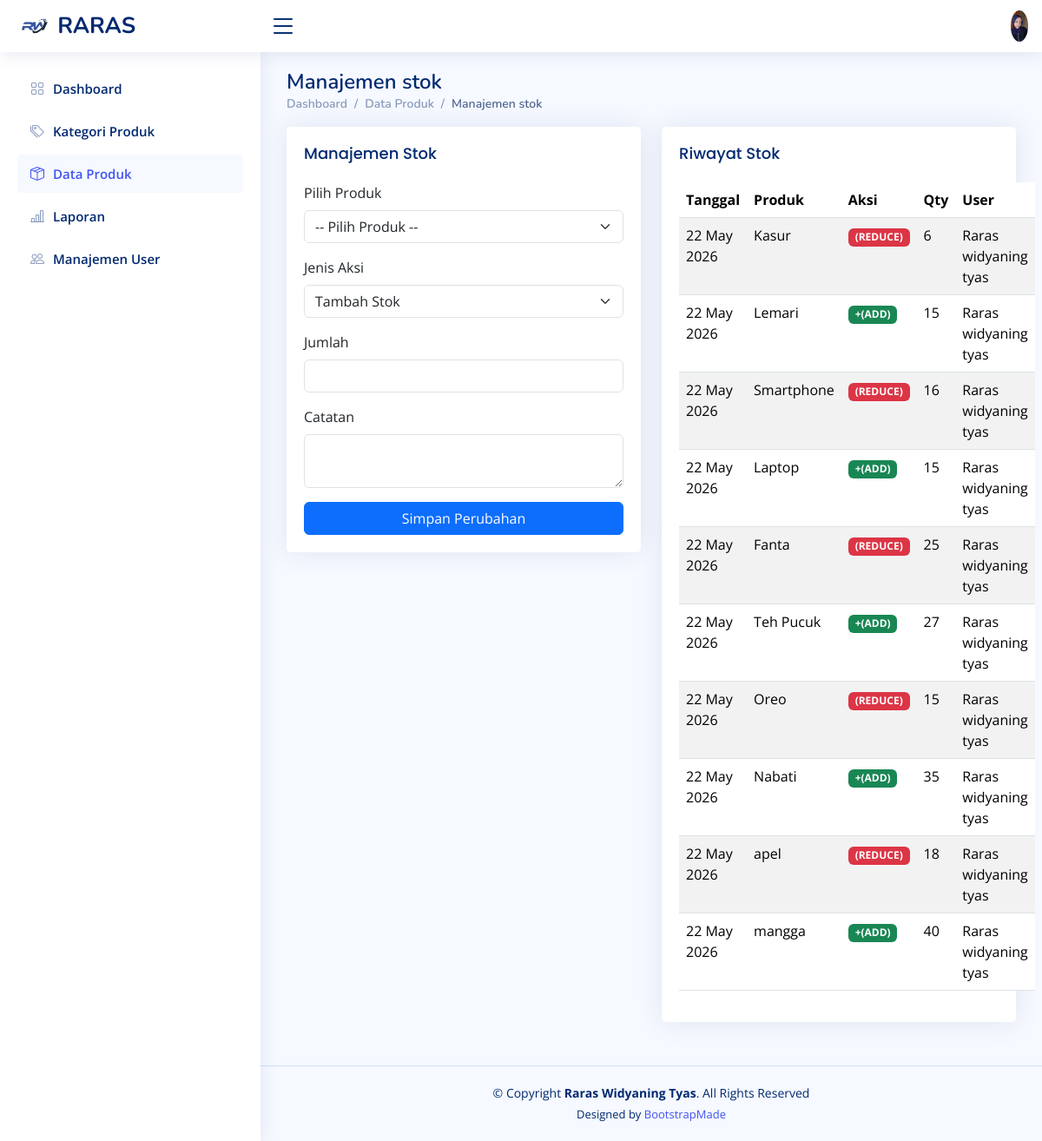
The app's page /stok.php with its own data.
### tables this page shows
CREATE TABLE `stock_logs` (
  `id` int(11) NOT NULL,
  `product_id` int(11) DEFAULT NULL,
  `change_type` enum('ADD','EDIT','REDUCE') DEFAULT NULL,
  `qty` int(11) DEFAULT NULL,
  `stock_before` int(11) DEFAULT NULL,
  `stock_after` int(11) DEFAULT NULL,
  `note` varchar(2555) DEFAULT NULL,
  `created_at` timestamp NOT NULL DEFAULT current_timestamp(),
  `created_by` int(11) DEFAULT NULL
);

CREATE TABLE `products` (
  `id` int(11) NOT NULL,
  `category_id` int(11) DEFAULT NULL,
  `product_code` varchar(50) DEFAULT NULL,
  `product_name` varchar(150) DEFAULT NULL,
  `stock` int(11) NOT NULL,
  `min_stock` int(5) NOT NULL,
  `price` int(11) DEFAULT NULL,
  `gambar` varchar(255) NOT NULL,
  `created_at` timestamp NOT NULL DEFAULT current_timestamp(),
  `update_at` timestamp NULL DEFAULT current_timestamp()
);

CREATE TABLE `users` (
  `id` int(11) NOT NULL,
  `name` varchar(100) DEFAULT NULL,
  `email` varchar(100) DEFAULT NULL,
  `password` varchar(255) DEFAULT NULL,
  `role` enum('admin','staff') DEFAULT 'staff',
  `is_active` tinyint(1) DEFAULT 1,
  `created_at` timestamp NOT NULL DEFAULT current_timestamp()
);

### stok.php (the view, shortened to what this page needs)
<!DOCTYPE html>
<html lang="en">
<head>
  <link href="assets/vendor/bootstrap/css/bootstrap.min.css" rel="stylesheet">
  <link href="assets/vendor/bootstrap-icons/bootstrap-icons.css" rel="stylesheet">
  <link href="assets/vendor/boxicons/css/boxicons.min.css" rel="stylesheet">
  <link href="assets/vendor/quill/quill.snow.css" rel="stylesheet">
  <link href="assets/vendor/quill/quill.bubble.css" rel="stylesheet">
  <link href="assets/vendor/remixicon/remixicon.css" rel="stylesheet">
  <link href="assets/vendor/simple-datatables/style.css" rel="stylesheet">
  <link href="assets/css/style.css" rel="stylesheet">
</head>
<body>
    <header id="header" class="header fixed-top d-flex align-items-center">
        <div class="d-flex align-items-center justify-content-between">
            <a href="index.php" class="logo d-flex align-items-center">
                <img src="assets/img/RARAS1.jpeg" alt="">
                <span class="d-none d-lg-block">RARAS</span>
            </a>
            <i class="bi bi-list toggle-sidebar-btn"></i>
        </div>
        <nav class="header-nav ms-auto">
            <ul class="d-flex align-items-center">
                <li class="nav-item dropdown pe-3">
                    <a class="nav-link nav-profile d-flex align-items-center pe-0"
                        href="#"
                        data-bs-toggle="dropdown">
                        <img
                            src="assets/img/RARASS2.jpeg"
                            alt="Profile"
                            class="rounded-circle" />
                    </a>
                </li>
            </ul>
        </nav>
    </header>
   <aside id="sidebar" class="sidebar">
    <ul class="sidebar-nav" id="sidebar-nav">
      <li class="nav-item">
        <a class="nav-link collapsed" href="index.php">
          <i class="bi bi-grid"></i>
          <span>Dashboard</span>
        </a>
      </li>
      <li class="nav-item">
        <a class="nav-link collapsed" href="kategori_produk.php">
          <i class="bi bi-tags"></i>
          <span>Kategori Produk</span>
        </a>
      </li>
      <li class="nav-item">
        <a class="nav-link " href="produk.php">
          <i class="bi bi-box-seam"></i>
          <span>Data Produk</span>
        </a>
      </li>
      <li class="nav-item">
        <a class="nav-link collapsed" href="laporan.php">
          <i class="bi bi-bar-chart-line"></i>
          <span>Laporan</span>
        </a>
      </li>
      <li class="nav-item">
        <a class="nav-link collapsed" href="users.php">
          <i class="bi bi-people"></i>
          <span>Manajemen User</span>
        </a>
      </li>
    </ul>
  </aside>
  <main id="main" class="main">
    <div class="pagetitle">
      <h1>Manajemen stok</h1>
      <nav>
        <ol class="breadcrumb">
          <li class="breadcrumb-item"><a href="index.php">Dashboard</a></li>
          <li class="breadcrumb-item">Data Produk</li>
          <li class="breadcrumb-item active">Manajemen stok</li>
        </ol>
      </nav>
    </div>
    <section class="section">
      <div class="row">
        <div class="col-lg-6">
          <div class="card">
            <div class="card-body">
              <h5 class="card-title">Manajemen Stok</h5>
              <form method="POST">
                <div class="mb-3">
                  <label class="form-label">Pilih Produk</label>
                  <select name="product_id" class="form-select" required>
                    <option selected disabled>-- Pilih Produk --</option>
                    <?php
                    include "koneksi.php";
                    ?>
                  </select>
                </div>
                <div class="mb-3">
                  <label class="form-label">Jenis Aksi</label>
                  <select name="change_type" class="form-select">
                    <option value="ADD">Tambah Stok</option>
                  </select>
                </div>
                <div class="mb-3">
                  <label class="form-label">Jumlah</label>
                  <input type="number" name="qty" class="form-control" required>
                </div>
                <div class="mb-3">
                  <label class="form-label">Catatan</label>
                  <textarea name="note" class="form-control" rows="2"></textarea>
                </div>
                <button type="submit" name="submit" class="btn btn-primary w-100">
                  Simpan Perubahan
                </button>
              </form>
            </div>
          </div>
        </div>
        <div class="col-lg-6">
          <div class="card">
            <div class="card-body">
              <h5 class="card-title">Riwayat Stok</h5>
              <table class="table table-striped">
                <thead>
                  <tr>
                    <th>Tanggal</th>
                    <th>Produk</th>
                    <th>Aksi</th>
                    <th>Qty</th>
                    <th>User</th>
                  </tr>
                </thead>
                <tbody>
                  <?php
                  $query = mysqli_query($conn, "
                                SELECT sl.*, p.product_name, u.name
                                FROM stock_logs sl
                                JOIN products p ON sl.product_id = p.id
                                JOIN users u ON sl.created_by = u.id
                                ORDER BY sl.created_at DESC
                            ");
                  while ($row = mysqli_fetch_assoc($query)) {
                    $badge = $row['change_type'] == 'ADD'
                      ? "<span class='badge bg-success'>+(ADD)</span>"
                      : "<span class='badge bg-danger'>(REDUCE)</span>";
                    echo "
                                    <tr>
                                        <td>" . date('d M Y', strtotime($row['created_at'])) . "</td>
                                        <td>{$row['product_name']}</td>
                                        <td>$badge</td>
                                        <td>{$row['qty']}</td>
                                        <td>{$row['name']}</td>
                                    </tr>
                                ";
                  }
                  ?>
                </tbody>
              </table>
            </div>
          </div>
        </div>
      </div>
    </section>
  </main>
  <footer id="footer" class="footer">
    <div class="copyright">
      &copy; Copyright <strong><span>Raras Widyaning Tyas</span></strong>. All Rights Reserved
    </div>
    <div class="credits">
      Designed by <a href="https://bootstrapmade.com/">BootstrapMade</a>
    </div>
  </footer>
</body>
</html>

### assets/css/style.css (style rules this page uses)
:root { scroll-behavior: smooth; }
body { font-family: "Open Sans", sans-serif; background: #f6f9ff; color: #444444; }
a { color: #4154f1; text-decoration: none; }
h1, h2, h3, h4, h5, h6 { font-family: "Nunito", sans-serif; }
#main { margin-top: 60px; padding: 20px 30px; transition: all 0.3s; }
.pagetitle { margin-bottom: 10px; }
.pagetitle h1 { font-size: 24px; margin-bottom: 0; font-weight: 600; color: #012970; }
.card { margin-bottom: 30px; border: none; border-radius: 5px; box-shadow: 0px 0 30px rgba(1, 41, 112, 0.1); }
.card-title { padding: 20px 0 15px 0; font-size: 18px; font-weight: 500; color: #012970; font-family: "Poppins", sans-serif; }
.card-body { padding: 0 20px 20px 20px; }
.breadcrumb { font-size: 14px; font-family: "Nunito", sans-serif; color: #899bbd; font-weight: 600; }
.breadcrumb a { color: #899bbd; transition: 0.3s; }
.breadcrumb .breadcrumb-item::before { color: #899bbd; }
.breadcrumb .active { color: #51678f; font-weight: 600; }
.logo { line-height: 1; }
@media (min-width: 1200px) { .logo { width: 280px; } }
.logo img { max-height: 26px; margin-right: 6px; }
.logo span { font-size: 26px; font-weight: 700; color: #012970; font-family: "Nunito", sans-serif; }
.header { transition: all 0.5s; z-index: 997; height: 60px; box-shadow: 0px 2px 20px rgba(1, 41, 112, 0.1); background-color: #fff; padding-left: 20px; }
.header .toggle-sidebar-btn { font-size: 32px; padding-left: 10px; cursor: pointer; color: #012970; }
.header-nav ul { list-style: none; }
.header-nav>ul { margin: 0; padding: 0; }
.header-nav .nav-profile { color: #012970; }
.header-nav .nav-profile img { max-height: 36px; }
.sidebar { position: fixed; top: 60px; left: 0; bottom: 0; width: 300px; z-index: 996; transition: all 0.3s; padding: 20px; overflow-y: auto; scrollbar-width: thin; scrollbar-color: #aab7cf transparent; box-shadow: 0px 0px 20px rgba(1, 41, 112, 0.1); background-color: #fff; }
@media (min-width: 1200px) { #main, #footer { margin-left: 300px; } }
.sidebar-nav { padding: 0; margin: 0; list-style: none; }
.sidebar-nav li { padding: 0; margin: 0; list-style: none; }
.sidebar-nav .nav-item { margin-bottom: 5px; }
.sidebar-nav .nav-link { display: flex; align-items: center; font-size: 15px; font-weight: 600; color: #4154f1; transition: 0.3; background: #f6f9ff; padding: 10px 15px; border-radius: 4px; }
.sidebar-nav .nav-link i { font-size: 16px; margin-right: 10px; color: #4154f1; }
.sidebar-nav .nav-link.collapsed { color: #012970; background: #fff; }
.sidebar-nav .nav-link.collapsed i { color: #899bbd; }
.footer { padding: 20px 0; font-size: 14px; transition: all 0.3s; border-top: 1px solid #cddfff; }
.footer .copyright { text-align: center; color: #012970; }
.footer .credits { padding-top: 5px; text-align: center; font-size: 13px; color: #012970; }

### records on screen
stock_logs: created_at "22 May 2026", product.product_name "Kasur", change_type "(REDUCE)", qty "6", users.name "Raras widyaning tyas"
stock_logs: created_at "22 May 2026", product.product_name "Lemari", change_type "+(ADD)", qty "15", users.name "Raras widyaning tyas"
stock_logs: created_at "22 May 2026", product.product_name "Smartphone", change_type "(REDUCE)", qty "16", users.name "Raras widyaning tyas"
stock_logs: created_at "22 May 2026", product.product_name "Laptop", change_type "+(ADD)", qty "15", users.name "Raras widyaning tyas"
stock_logs: created_at "22 May 2026", product.product_name "Fanta", change_type "(REDUCE)", qty "25", users.name "Raras widyaning tyas"
stock_logs: created_at "22 May 2026", product.product_name "Teh Pucuk", change_type "+(ADD)", qty "27", users.name "Raras widyaning tyas"
stock_logs: created_at "22 May 2026", product.product_name "Oreo", change_type "(REDUCE)", qty "15", users.name "Raras widyaning tyas"
stock_logs: created_at "22 May 2026", product.product_name "Nabati", change_type "+(ADD)", qty "35", users.name "Raras widyaning tyas"
stock_logs: created_at "22 May 2026", product.product_name "apel", change_type "(REDUCE)", qty "18", users.name "Raras widyaning tyas"
stock_logs: created_at "22 May 2026", product.product_name "mangga", change_type "+(ADD)", qty "40", users.name "Raras widyaning tyas"
